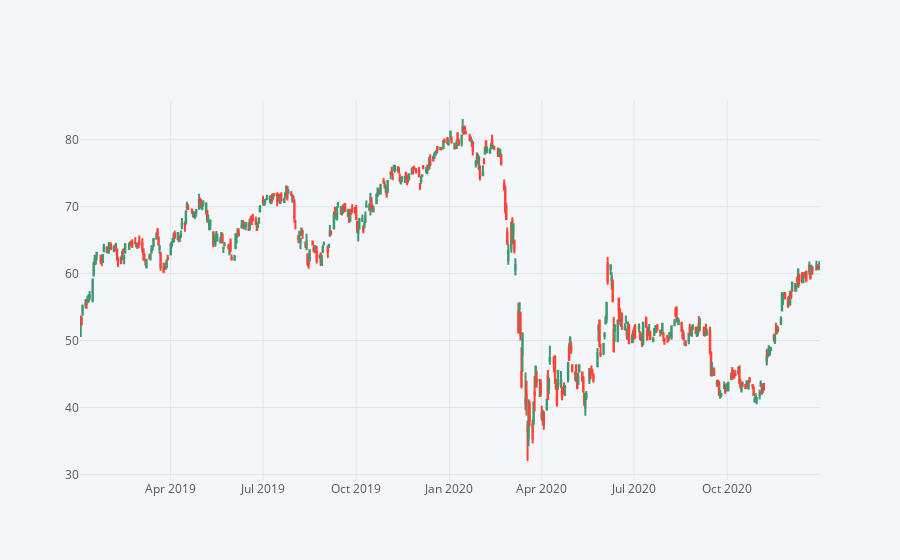

The notebook cell saved with this chart:
### Code cell
c[['Open', 'High', 'Low', 'Close']].loc['2019-01-01':'2020-12-31'].iplot(kind='candle')

### Figure 1 — Plotly figure (JSON) as saved in the notebook; plotly's stock layout.template omitted (floating-point values rounded to 4 significant figures; data arrays with more than 128 entries replaced by an {"elided": "..."} marker saying what was removed)
{"data": [{"close": {"elided": "505 float values"}, "high": {"elided": "505 float values"}, "low": {"elided": "505 float values"}, "open": {"elided": "505 float values"}, "showlegend": false, "type": "candlestick", "x": {"elided": "505 str values"}, "yaxis": "y2"}], "layout": {"legend": {"bgcolor": "#F5F6F9", "font": {"color": "#4D5663"}}, "paper_bgcolor": "#F5F6F9", "plot_bgcolor": "#F5F6F9", "title": {"font": {"color": "#4D5663"}}, "xaxis": {"gridcolor": "#E1E5ED", "rangeslider": {"visible": false}, "showgrid": true, "tickfont": {"color": "#4D5663"}, "title": {"font": {"color": "#4D5663"}, "text": ""}, "zerolinecolor": "#E1E5ED"}, "yaxis": {"gridcolor": "#E1E5ED", "showgrid": true, "showticklabels": false, "tickfont": {"color": "#4D5663"}, "title": {"font": {"color": "#4D5663"}, "text": ""}, "zerolinecolor": "#E1E5ED"}, "yaxis2": {"gridcolor": "#E1E5ED", "showgrid": true, "tickfont": {"color": "#4D5663"}, "title": {"font": {"color": "#4D5663"}, "text": ""}, "zerolinecolor": "#E1E5ED"}}}
